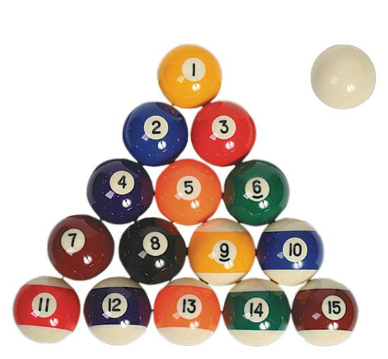
#> input picture 6. 이미지 다루기 및 데이터셋 구축/2022-12-07 OpenCV를 이용해 차량 번호판 감지 + 얼굴 인식 및 정렬/dgg.png, 388 x 359 px
$ python '1.1 erosion.py'
#> lines starting #> are read from the running program, lines starting #| are printed output that depends on the picture; after the words box and inside, x2 and y2 are one past the last pixel; in counts of white or black regions, pixels touching at a corner belong together
import numpy as np
import cv2
import matplotlib.pyplot as plt

img = cv2.imread('./dgg.png', cv2.IMREAD_GRAYSCALE)
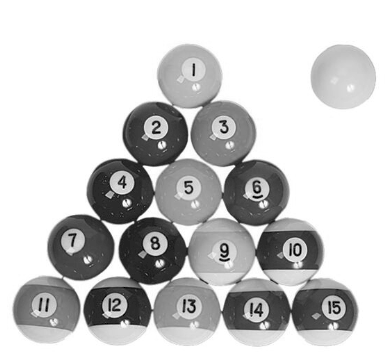
#> img: shape (359, 388); min 0, max 255, mean 202.7

_, mask = cv2.threshold(img, 230, 255, cv2.THRESH_BINARY_INV)
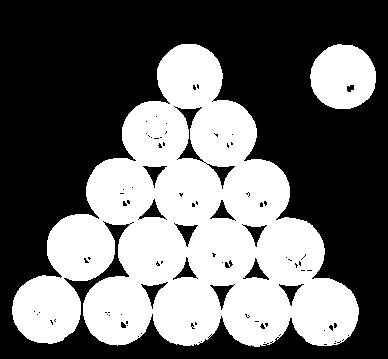
#> mask: shape (359, 388); 41.4% white; 2 white regions, box (x1, y1, x2, y2) and area: (12, 44, 359, 347) 54277, (310, 44, 376, 109) 3343

# kernel shape

kernel = []
for i in [cv2.MORPH_RECT, cv2.MORPH_CROSS, cv2.MORPH_ELLIPSE]:
    kernel.append(cv2.getStructuringElement(i, (11, 11)))

## erosion example
title = ['Rectangle', 'Cross', 'Ellipse']
kernel = np.ones((3,3), np.uint)
plt.figure(figsize=(15, 15))
plt.subplot(2, 2, 1)
plt.imshow(mask, 'gray')
plt.title('origin')

for i in range(3):
    erosion = cv2.erode(mask, kernel[i])
    plt.subplot(2, 2, i + 2)
    plt.imshow(erosion, 'gray')
    plt.title(title[i])
    plt.axis('off')
#> this loop made 3 passes
#> pass 1, `erosion = cv2.erode(mask, kernel[i])`:
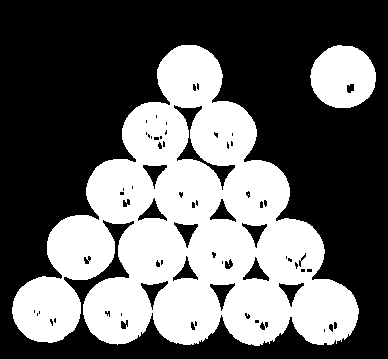
#> erosion: shape (359, 388); 39.7% white; 4 white regions (2 under 20 px), largest, box (x1, y1, x2, y2) and area: (12, 45, 359, 346) 52110, (310, 45, 376, 108) 3197

plt.tight_layout()
plt.show()
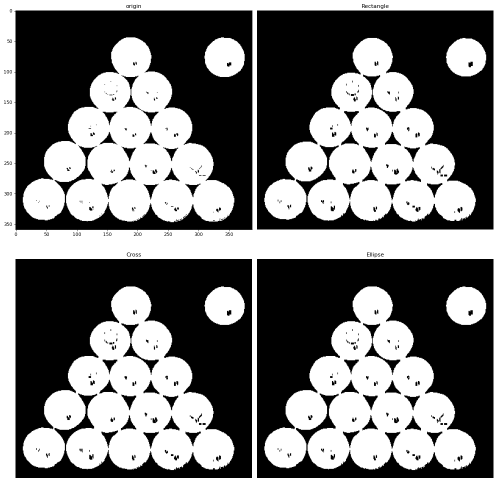
#> figure drawn by matplotlib, 4 panels

$ run again, with 6. 이미지 다루기 및 데이터셋 구축/2022-12-07 OpenCV를 이용해 차량 번호판 감지 + 얼굴 인식 및 정렬/face01.png copied over 6. 이미지 다루기 및 데이터셋 구축/2022-12-07 OpenCV를 이용해 차량 번호판 감지 + 얼굴 인식 및 정렬/dgg.png
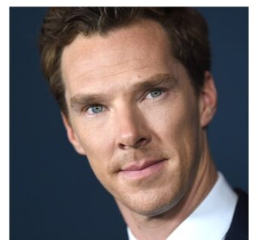
#> input picture 6. 이미지 다루기 및 데이터셋 구축/2022-12-07 OpenCV를 이용해 차량 번호판 감지 + 얼굴 인식 및 정렬/face01.png, 258 x 250 px
#> `_, mask = cv2.threshold(img, 230, 255, cv2.THRESH_BINARY_INV)`:
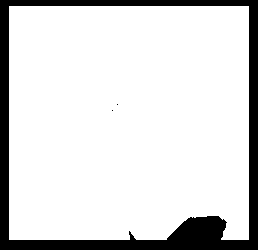
#> mask: shape (250, 258); 85.3% white; 3 black regions (2 under 20 px), largest, box (x1, y1, x2, y2) and area: (0, 0, 258, 250) 9450
#> `plt.show()`:
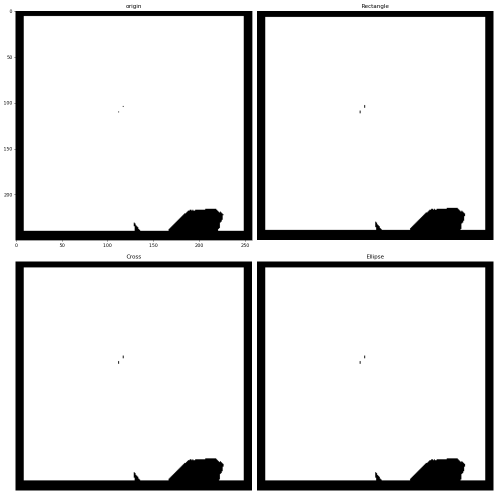
#> figure drawn by matplotlib, 4 panels
